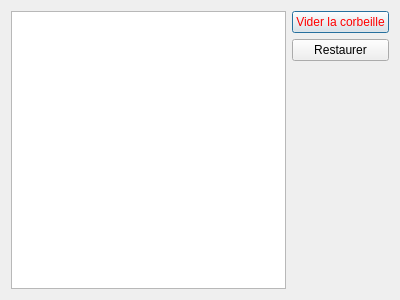
<?xml version="1.0" encoding="UTF-8"?>
<ui version="4.0">
 <class>Corbeille</class>
 <widget class="QDialog" name="Corbeille">
  <property name="geometry">
   <rect>
    <x>0</x>
    <y>0</y>
    <width>400</width>
    <height>300</height>
   </rect>
  </property>
  <property name="windowTitle">
   <string>Dialog</string>
  </property>
  <layout class="QHBoxLayout" name="horizontalLayout">
   <item>
    <widget class="QListWidget" name="listeCorbeille"/>
   </item>
   <item>
    <layout class="QVBoxLayout" name="verticalLayout">
     <item>
      <widget class="QPushButton" name="btnVider">
       <property name="palette">
        <palette>
         <active>
          <colorrole role="ButtonText">
           <brush brushstyle="SolidPattern">
            <color alpha="255">
             <red>255</red>
             <green>0</green>
             <blue>0</blue>
            </color>
           </brush>
          </colorrole>
         </active>
         <inactive>
          <colorrole role="ButtonText">
           <brush brushstyle="SolidPattern">
            <color alpha="255">
             <red>255</red>
             <green>0</green>
             <blue>0</blue>
            </color>
           </brush>
          </colorrole>
         </inactive>
         <disabled>
          <colorrole role="ButtonText">
           <brush brushstyle="SolidPattern">
            <color alpha="255">
             <red>231</red>
             <green>231</green>
             <blue>231</blue>
            </color>
           </brush>
          </colorrole>
         </disabled>
        </palette>
       </property>
       <property name="text">
        <string>Vider la corbeille</string>
       </property>
      </widget>
     </item>
     <item>
      <widget class="QPushButton" name="btnRest">
       <property name="text">
        <string>Restaurer</string>
       </property>
      </widget>
     </item>
     <item>
      <spacer name="verticalSpacer">
       <property name="orientation">
        <enum>Qt::Vertical</enum>
       </property>
       <property name="sizeHint" stdset="0">
        <size>
         <width>20</width>
         <height>40</height>
        </size>
       </property>
      </spacer>
     </item>
    </layout>
   </item>
  </layout>
 </widget>
 <resources/>
 <connections/>
</ui>
